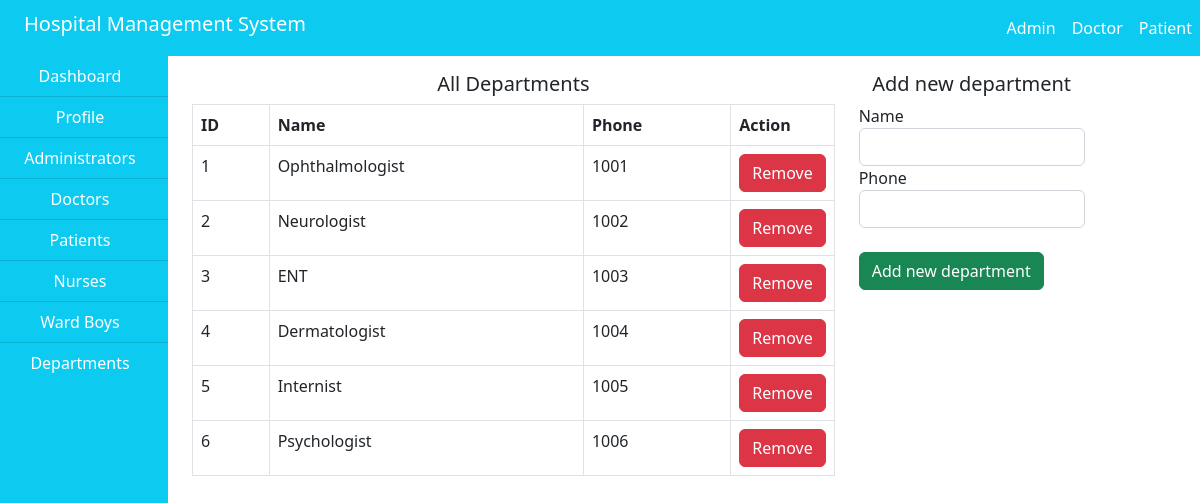
The page /hms/admin/department.php on the database its author committed.
### tables this page shows
CREATE TABLE IF NOT EXISTS `department` (
  `id` int NOT NULL AUTO_INCREMENT,
  `name` varchar(100) NOT NULL,
  `phone` varchar(100) NOT NULL,
  PRIMARY KEY (`id`)
);

### hms/admin/department.php (the view, shortened to what this page needs)
<!DOCTYPE html>
<html>
  <head>
  </head>
  <body>
    <?php
      include("../include/header.php");
    ?>
    <div class="container-fluid">
      <div class="col-md-12">
        <div class="row">
          <div class="col-md-2" style="margin-left: -20px;">
            <?php
              include("sidenav.php");
              include("../include/connection.php");
            ?>
          </div>
          <div class="col-md-10">
            <div class="col-md-12">
              <div class="row my-3">
                <div class="col-md-8">
                  <h5 class="text-center">All Departments</h5>
                  <?php
                    $query = "SELECT * FROM department";
                    $res = mysqli_query($connect,$query);
                    $output="
                      <table class='table table-bordered'>
                        <tr>
                          <th>ID</th>
                          <th>Name</th>
                          <th>Phone</th>
                          <th style='width: 10%'>Action</th>
                        <tr>";
                    while($row = mysqli_fetch_array($res)){
                      $id = $row['id'];
                      $name = $row['name'];
                      $phone = $row['phone'];
                      $output .="
                        <tr>
                          <td>$id</td>
                          <td>$name</td>
                          <td>$phone</td>
                          <td><a href='department?id=$id'>
                            <button id='$id' class='btn btn-danger'>Remove</button>
                          </a></td>";
                    }
                    $output .="
                      </tr>
                      </table>";
                    echo $output;
                  ?>
                </div>
                <div class="col-md-3">
                  <h5 class="text-center">Add new department</h5>
                  <form method="post" enctype="multipart/form-data">
                    <div class="from-group">
                      <label>Name</label>
                      <input type="text" name="name" class="form-control" autocomplete="off">
                    </div>
                    <div class="from-group">
                      <label>Phone</label>
                      <input type="text" name="phone" class="form-control" autocomplete="off">
                    </div><br>
                    <input type="submit" name="add" value="Add new department" class="btn btn-success">
                  </form>
                </div>
              </div>
            </div>
          </div>
        </div>
      </div>
    </div>
  </body>
</html>

### hms/include/header.php (shortened to what this page needs)
<!DOCTYPE html>
<html>
  <head>
    <link rel="stylesheet" type="text/css" href="https://cdnjs.cloudflare.com/ajax/libs/bootstrap/5.2.3/css/bootstrap.min.css">
    <link rel="stylesheet" type="text/css" href="https://cdn.jsdelivr.net/npm/@fortawesome/fontawesome-free@6.2.1/css/fontawesome.min.css">
    <link rel="stylesheet" type="text/css" href="https://cdnjs.cloudflare.com/ajax/libs/font-awesome/6.4.0/css/all.min.css"></script>
  </head>
  <body>
    <nav class="navbar navbar-expand-lg navbar-info bg-info">
      <h5 class="text-white" style="margin-left: 2%;"><a href="index.php" class="nav-link text-white">Hospital Management System</a></h5>
      <ul class="navbar-nav ml-auto">
        <?php
          if(isset($_SESSION['admin'])) {
            $user = $_SESSION['admin'];
            echo '
              <li class="nav-item"><a href="index.php" class="nav-link text-white">'.$user.'</a></li>
              <li class="nav-item"><a href="logout.php" class="nav-link text-white">logout</a></li>';
          } else if(isset($_SESSION['doctor'])){
            $user = $_SESSION['doctor'];
            echo '
              <li class="nav-item"><a href="index.php" class="nav-link text-white">'.$user.'</a></li>
              <li class="nav-item"><a href="logout.php" class="nav-link text-white">logout</a></li>';
          }else if(isset($_SESSION['patient'])){
            $user = $_SESSION['patient'];
            echo '
              <li class="nav-item"><a href="index.php" class="nav-link text-white">'.$user.'</a></li>
              <li class="nav-item"><a href="logout.php" class="nav-link text-white">logout</a></li>';
          } else {
            echo '
              <li class="nav-item"><a href="adminlogin.php" class="nav-link text-white">Admin</a></li>
              <li class="nav-item"><a href="doctorlogin.php" class="nav-link text-white">Doctor</a></li>
              <li class="nav-item"><a href="patientlogin.php" class="nav-link text-white">Patient</a></li>';
          }
        ?>
      </ul>
    </nav>
  </body>
  </html>

### hms/admin/sidenav.php (shortened to what this page needs)
<!DOCTYPE html>
<html>
  <head>
  </head>
  <body>
    <div class="list-group list-group-flush bg-info" style="height: 90vh;">
      <a href="index.php" class="list-group-item list-group-item-action bg-info text-center text-white">Dashboard</a>
      <a href="profile.php" class="list-group-item list-group-item-action bg-info text-center text-white">Profile</a>
      <a href="admin.php" class="list-group-item list-group-item-action bg-info text-center text-white">Administrators</a>
      <a href="doctor.php" class="list-group-item list-group-item-action bg-info text-center text-white">Doctors</a>
      <a href="patient.php" class="list-group-item list-group-item-action bg-info text-center text-white">Patients</a>
      <a href="index.php" class="list-group-item list-group-item-action bg-info text-center text-white">Nurses</a>
      <a href="index.php" class="list-group-item list-group-item-action bg-info text-center text-white">Ward Boys</a>
      <a href="department.php" class="list-group-item list-group-item-action bg-info text-center text-white">Departments</a>
    </div>
  </body>
</html>

### hms/include/header.php (style rules this page uses)
.navbar-nav { margin-left: auto; }

### rows shown on the page
department: id "1", name "Ophthalmologist", phone "1001"
department: id "2", name "Neurologist", phone "1002"
department: id "3", name "ENT", phone "1003"
department: id "4", name "Dermatologist", phone "1004"
department: id "5", name "Internist", phone "1005"
department: id "6", name "Psychologist", phone "1006"
